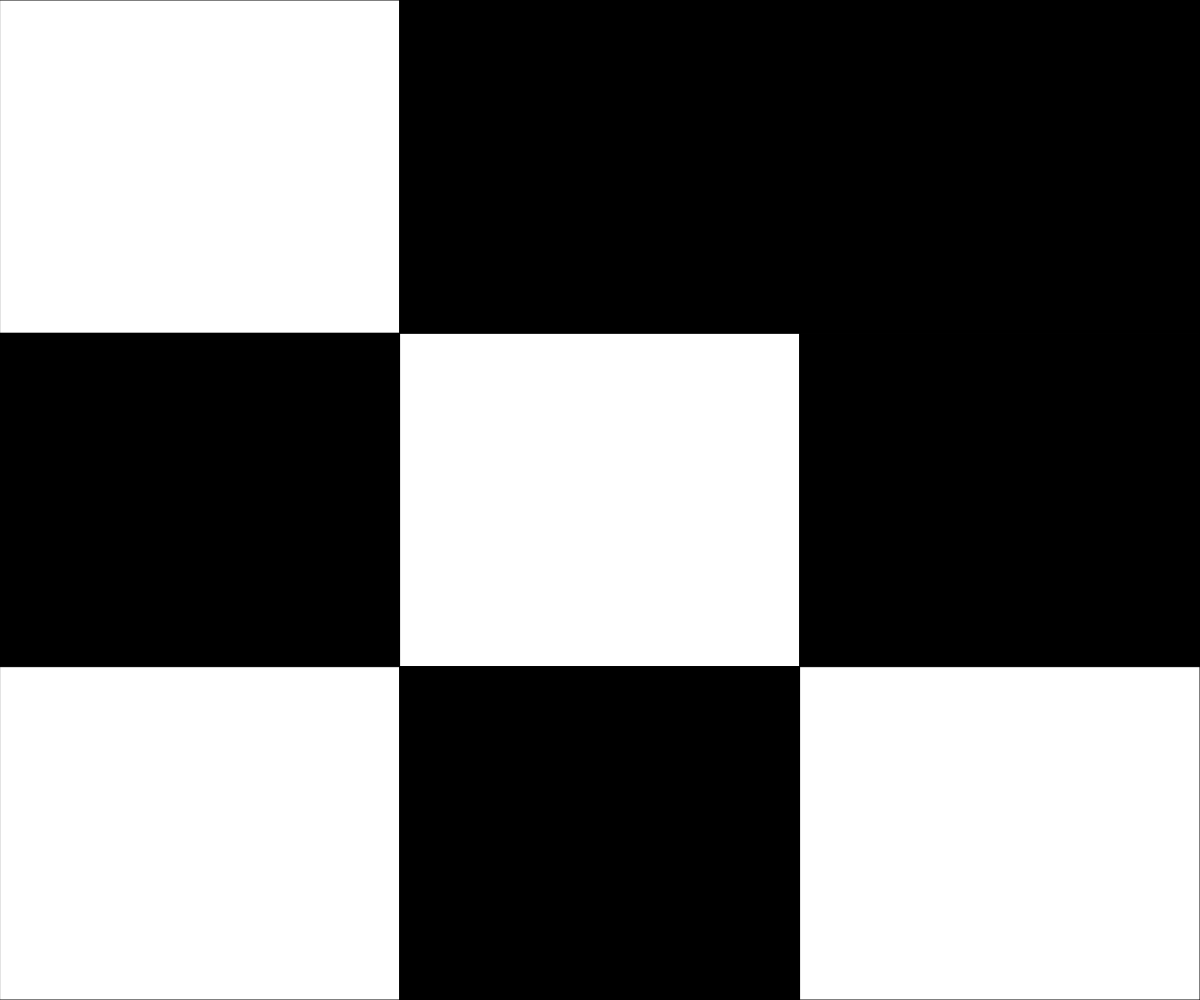
Frame 1 (no input)
Frame 60 (no input): identical to frame 1, image omitted
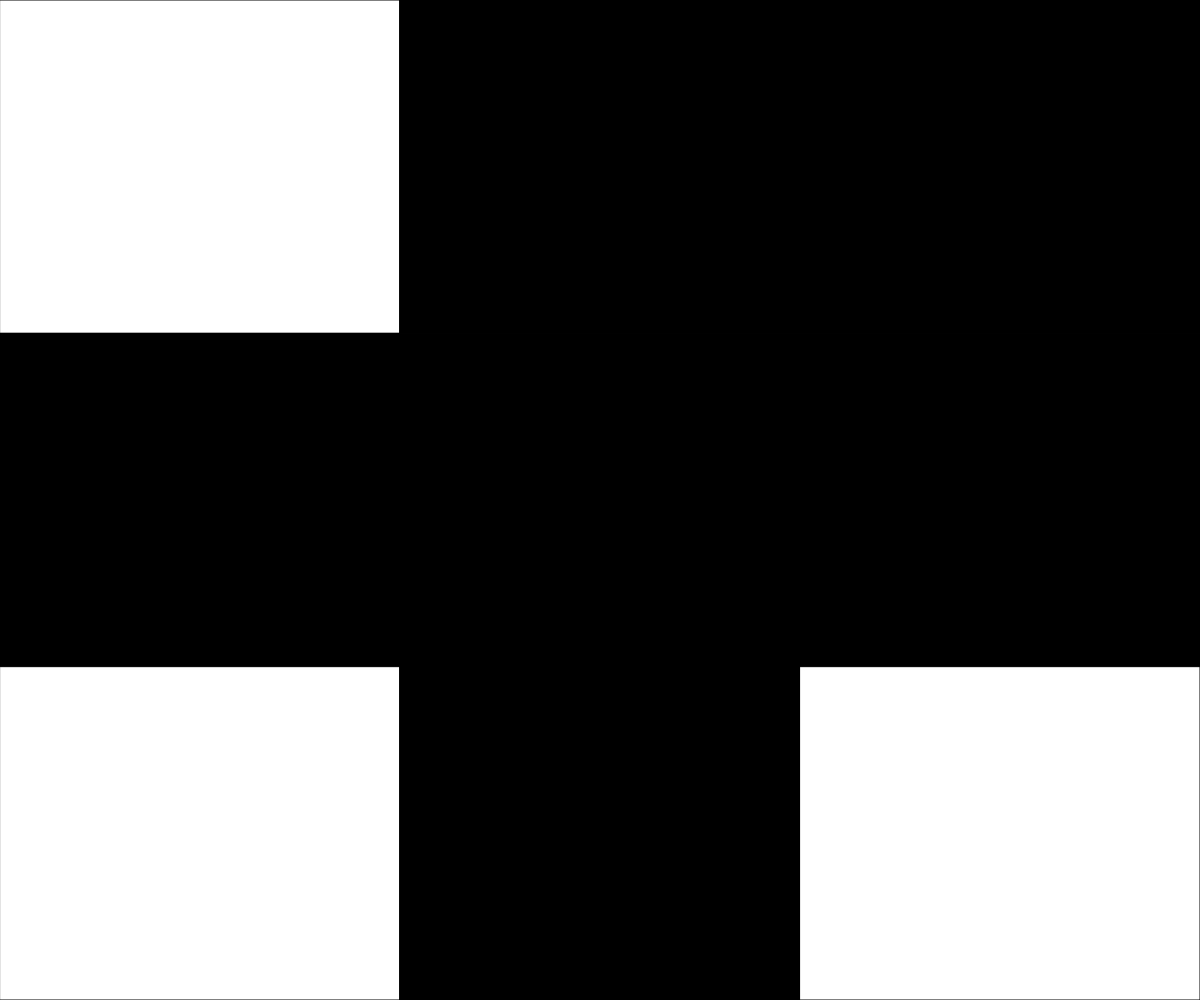
Frame 120 (the mouse pressed at the canvas centre since frame 60)

The p5.js sketch that drew these frames (run headless with seeded random() and noise() and a simulated clock; from frame 60 on, the mouse is pressed at the canvas centre):

// p5.js sketch
// ── sketch.js
// Project Title
// Your Name
// Date
//
// Extra for Experts:
// - describe what you did to take this project "above and beyond"

let grid = [[0,1,1],
            [1,0,1],
            [0,1,0]];

function setup() {
  createCanvas(windowWidth, windowHeight);
}

function draw() {
  background(220);
  displayGrid(grid);
}

function displayGrid(grid) {
  let cellWidth = width/grid[0].length;
  let cellHeight = height/grid.length;
  for (let y = 0; y<grid.length;y++) {
    for (let x = 0; x<grid[y].length;x++) {
      if (grid[y][x]===0) {
        fill("white");
      }
      if (grid[y][x]===1) {
        fill("black");
      }
      rect(x*cellWidth,y*cellHeight,cellWidth,cellHeight);
    }
  }
}

function mousePressed() {
  let cellWidth = width/grid[0].length;
  let cellHeight = height/grid.length;
  let x = Math.floor(mouseX/cellWidth);
  let y = Math.floor(mouseY/cellHeight);
  if (grid[y][x] === 0) {
    grid[y][x] = 1;
  }
  else if (grid[x][y] === 1) {
    grid[y][x] = 0;
  }
}
